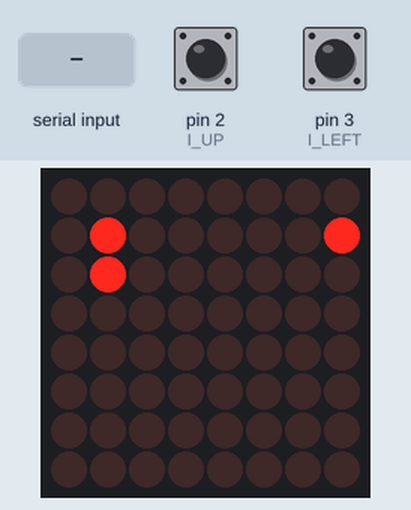
Recording of a sketch running on a simulated Arduino Uno, built with avr-gcc and run on an emulated ATmega328P. Parts: 8×8 LED matrix. The inputs (shaded band) are chosen by the test bench; at power-on: pin 3 (I_LEFT) HIGH, pin 2 (I_UP) LOW. Random numbers use the default seed unless the sketch sets one.

Above: at 1.2 s.
1.3 s: pin 3 (I_LEFT) pulled LOW for 0.15 s
At 1.95 s:
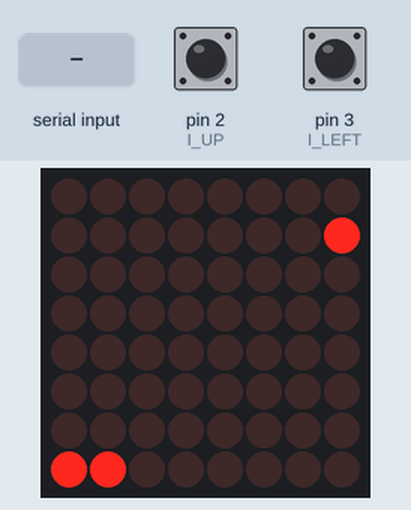
3.9 s: pin 2 (I_UP) pulled HIGH for 0.15 s
At 4.67 s:
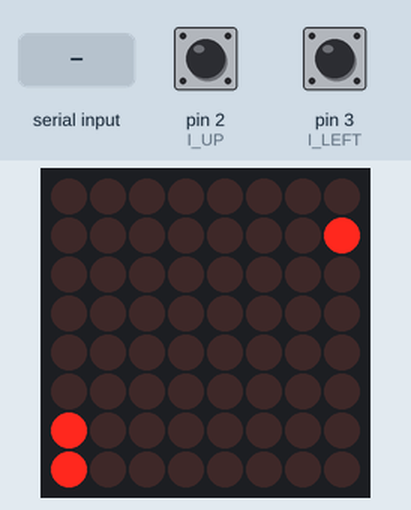
9.6 s: "r" received over Serial
At 10.09 s:
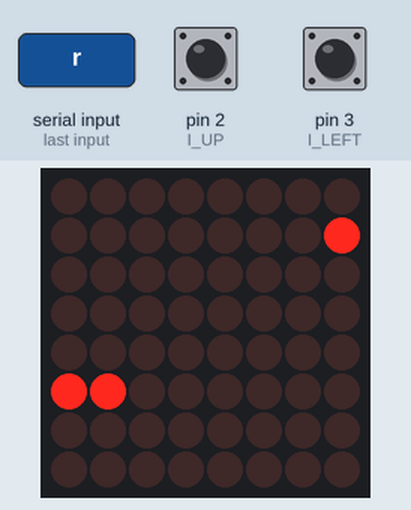
12.3 s: "u" received over Serial
At 12.8 s:
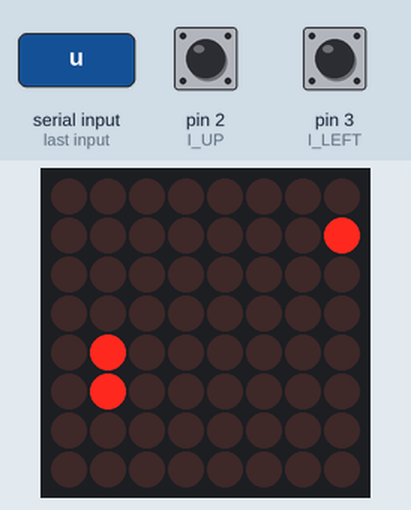
15.3 s: "l" received over Serial
At 15.81 s:
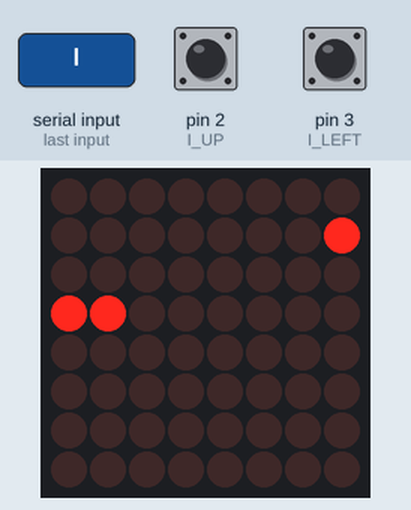
18.0 s: "d" received over Serial
At 18.52 s:
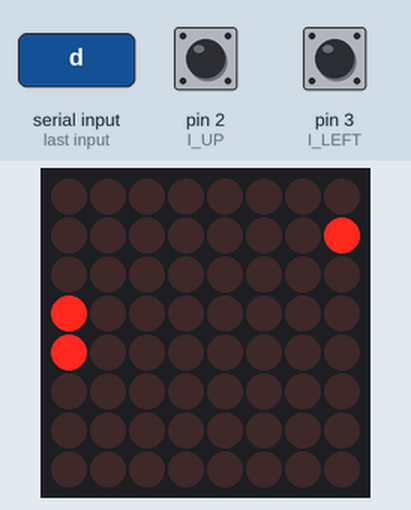

The sketch:

LedSnake.ino
```cpp
#include "LedControl.h"

// Define interrupt pins
#define I_LEFT 3
#define I_UP 2
#define I_DOWN 18
#define I_RIGHT 19

// Define vector constants
#define LEFT 1
#define UP 2
#define RIGHT 3
#define DOWN 4
#define ON 1


// Program variables
unsigned long delaytime = 300;
int moveVector = RIGHT;   // Initial move vector
int snake[64][3] = {{1,4,ON},{0,4,ON}};
int food[2]; // x and y location

bool leftAttached = false;
bool rightAttached = false;
bool upAttached = true;
bool downAttached = true;


// Assign pins 12 11 10 -> DIN, CLK, CS, and specify that we will be using only 1 8x8 display
LedControl lc=LedControl(12,11,10,1);


// This hack was made because my interrupt buttons are not debounced. It was often triggering LOW multiple times, so
// on each Interrupt i detach it and opposite pin (ex: I_DOWN and I_UP) and attach others if needed.
// The 'cleaner' method would be to debounce each trigger programatically, but this was a first idea and it worked :)
// So maybe later.
void handleInterrupts() {
  if (moveVector == RIGHT || moveVector == LEFT) {
    detachInterrupt(digitalPinToInterrupt(I_RIGHT));
    detachInterrupt(digitalPinToInterrupt(I_LEFT));
    leftAttached = false;
    rightAttached = false;
    if (!downAttached) { attachInterrupt(digitalPinToInterrupt(I_DOWN), isr_down, FALLING); };
    if (!upAttached) { attachInterrupt(digitalPinToInterrupt(I_UP), isr_up, FALLING); };
    upAttached = true;
    downAttached = true;
  } else if (moveVector == UP || moveVector == DOWN) {
    detachInterrupt(digitalPinToInterrupt(I_UP));
    detachInterrupt(digitalPinToInterrupt(I_DOWN));
    upAttached = false;
    downAttached = false;
    if (!rightAttached) { attachInterrupt(digitalPinToInterrupt(I_RIGHT), isr_right, FALLING); };
    if (!leftAttached) { attachInterrupt(digitalPinToInterrupt(I_LEFT), isr_left, FALLING); };
    leftAttached = true;
    rightAttached = true;
  }
}

// Define interrupt methods
void isr_left() {
  if(moveVector != RIGHT && snake[0][2] != RIGHT) {
    moveVector = LEFT;
    handleInterrupts();
  }
}

void isr_right() {
  if(moveVector != LEFT && snake[0][2] != LEFT) {
    moveVector = RIGHT;
    handleInterrupts();
  }
}

void isr_up() {
  if(moveVector != DOWN && snake[0][2] != DOWN) {
    moveVector = UP;
    handleInterrupts();
  }
}

void isr_down() {
  if(moveVector != UP && snake[0][2] != UP) {
    moveVector = DOWN;
    handleInterrupts();
  }
}

// Counts size of a snake
int lenSnake() {
  int len = 0;
  int pos = 1;
  while(pos != 0) {
    pos = snake[len][2];
    len++;
  }
  return len-1;
};

// Moves all snake by one step
void moveSnake() {
  for (int i = lenSnake()-1; i > 0; i--) {
    snake[i][0] = snake[i-1][0];
    snake[i][1] = snake[i-1][1];
    snake[i][2] = snake[i-1][2];
  }
  moveHead();
}

// Moves snakes head by one step
void moveHead() {
  snake[0][2] = moveVector;
  int snakeHead = snake[0][2];
  int snakeX = snake[0][0];
  int snakeY = snake[0][1];

  switch (snakeHead) {
  case LEFT:
    (snakeX == 0) ? snake[0][0] = 7 : snake[0][0]--;
    break;
  case RIGHT:
    (snakeX == 7) ? snake[0][0] = 0 : snake[0][0]++;
    break;
  case UP:
    (snakeY == 0) ? snake[0][1] = 7 : snake[0][1]--;
    break;
  case DOWN:
    (snakeY == 7) ? snake[0][1] = 0 : snake[0][1]++;
    break;
  }
}

// Debug method
void printSnake() {
  Serial.println("---Printing snake:---");
  for(int i = 0; i < lenSnake(); i++) {
    Serial.print(snake[i][0]);
    Serial.print(snake[i][1]);
    Serial.println(snake[i][2]);

  }
  Serial.println("-------------------");
}

void generateFood() {
  int randX = (rand() % 8);
  int randY = (rand() % 8);
  if (snake[0][0] != randX && snake[0][1] != randY) {
    food[0] = randX;
    food[1] = randY;
  } else {
    generateFood();
  }
}

bool checkCollision() {
  for(int i=1; i < lenSnake(); i++){
    if (snake[0][0] == snake[i][0] && snake[0][1] == snake[i][1]){
      return true;
    }
  }
  return false;
}

void growSnake() {
  int len = lenSnake();
  snake[len][0] = snake[len-1][0];
  snake[len][1] = snake[len-1][1];
  snake[len][2] = ON;
}

void endGame() {
  while(true) {
    delay(500);
    lc.clearDisplay(0);
    delay(500);
    for(int i = 0; i < lenSnake(); i++) {
      lc.setLed(0, snake[i][1], snake[i][0], true);
    }
    lc.setLed(0, food[1], food[0], true);
  }
}

void setup() {
  Serial.begin(9600);
  lc.shutdown(0,false);
  lc.setIntensity(0,8);
  lc.clearDisplay(0);
  generateFood();

  // Attach interrupts
  attachInterrupt(digitalPinToInterrupt(I_UP), isr_up, LOW);
  attachInterrupt(digitalPinToInterrupt(I_DOWN), isr_down, LOW);
}

void loop() {

  // Debugging
  if (Serial.available() > 0) {
    int recievedChar = Serial.read();
    switch(recievedChar) {
      case 'u':
        moveVector = UP;
        break;
      case 'r':
        moveVector = RIGHT;
        break;
      case 'l':
        moveVector = LEFT;
        break;
      case 'd':
        moveVector = DOWN;
        break;
    }
  }

  // If snake hits it's own body then game is over
  if(checkCollision()) {
    endGame();
  }

  // Clear display
  lc.clearDisplay(0);

  // Put food on display
  lc.setLed(0, food[1],food[0],true);

  // Draw snake
  for(int i = 0; i < lenSnake() ; i++){
    lc.setLed(0, snake[i][1],snake[i][0],true);
  }

  moveSnake();

  // If snake eats food then generate new food and grow snake
  if (snake[0][0] == food[0] && snake[0][1] == food[1]) {
    generateFood();
    growSnake();
  }

  delay(delaytime);

}
```
